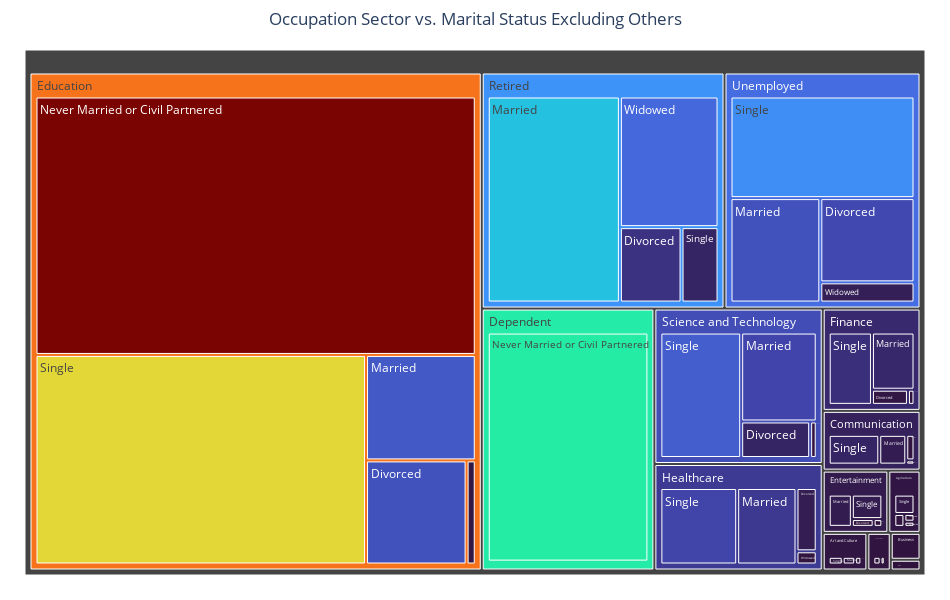

This figure's notebook cell:
### Markdown cell above
##### Occupation Sector by Marital Status Excluding 'Others'

### Code cell
# exclude 'Other' sector
df_filtered = df[df['Occupation Sector'] != 'Other']

# Calculating the count for each combination of Occupation Sector and Marital Status
count_df = df_filtered.groupby(['Occupation Sector', 'Marital Status']).size().reset_index(name='Count')

# treemap plot
fig = px.treemap(count_df, path=['Occupation Sector', 'Marital Status'], 
                 values='Count', title='Occupation Sector vs. Marital Status',
                 hover_data={'Count': True}, color='Count',
                 color_continuous_scale='turbo')

# Update layout
fig.update_layout(
    height=600,
    width=950,
    title_text="Occupation Sector vs. Marital Status Excluding Others",
    title_x=0.5,
    margin=dict(t=50, l=25, r=25, b=25),
    coloraxis_showscale=False
)

# Show the plot
fig.show()

# Saving the plot
plt.savefig('occupation_vs_marital_status.png')

### Figure 1 — Plotly figure (JSON) as saved in the notebook; plotly's stock layout.template omitted (floating-point values rounded to 4 significant figures)
{"data": [{"branchvalues": "total", "customdata": [[3], [4], [1], [6], [143], [5], [11], [24], [1], [70], [42], [121], [5], [8], [3], [23], [7], [158], [22], [49], [85], [3], [410], [112], [4], [143], [558], [1554], [15], [9], [5], [43], [946], [22], [63], [110], [42], [169], [7], [285], [2], [1], [1], [13], [2], [2], [5], [194], [4], [29], [10.52], [7.667], [3.6], [33.08], [551.2], [1192.0], [19.55], [51.96], [88.96], [2.5], [296.6], [131.1], [5.909], [202.7]], "domain": {"x": [0, 1], "y": [0, 1]}, "hovertemplate": "labels=%{label}<br>Count_sum=%{value}<br>parent=%{parent}<br>id=%{id}<br>Count=%{color}<extra></extra>", "ids": ["Agriculture/Divorced", "Art and Culture/Divorced", "Business/Divorced", "Communication/Divorced", "Education/Divorced", "Entertainment/Divorced", "Finance/Divorced", "Healthcare/Divorced", "Military/Divorced", "Retired/Divorced", "Science and Technology/Divorced", "Unemployed/Divorced", "Agriculture/Married", "Art and Culture/Married", "Business/Married", "Communication/Married", "Dependent/Married", "Education/Married", "Entertainment/Married", "Finance/Married", "Healthcare/Married", "Military/Married", "Retired/Married", "Science and Technology/Married", "Transportation/Married", "Unemployed/Married", "Dependent/Never Married or Civil Partnered", "Education/Never Married or Civil Partnered", "Agriculture/Single", "Art and Culture/Single", "Business/Single", "Communication/Single", "Education/Single", "Entertainment/Single", "Finance/Single", "Healthcare/Single", "Retired/Single", "Science and Technology/Single", "Transportation/Single", "Unemployed/Single", "Agriculture/Widowed", "Business/Widowed", "Communication/Widowed", "Education/Widowed", "Entertainment/Widowed", "Finance/Widowed", "Healthcare/Widowed", "Retired/Widowed", "Science and Technology/Widowed", "Unemployed/Widowed", "Agriculture", "Art and Culture", "Business", "Communication", "Dependent", "Education", "Entertainment", "Finance", "Healthcare", "Military", "Retired", "Science and Technology", "Transportation", "Unemployed"], "labels": ["Divorced", "Divorced", "Divorced", "Divorced", "Divorced", "Divorced", "Divorced", "Divorced", "Divorced", "Divorced", "Divorced", "Divorced", "Married", "Married", "Married", "Married", "Married", "Married", "Married", "Married", "Married", "Married", "Married", "Married", "Married", "Married", "Never Married or Civil Partnered", "Never Married or Civil Partnered", "Single", "Single", "Single", "Single", "Single", "Single", "Single", "Single", "Single", "Single", "Single", "Single", "Widowed", "Widowed", "Widowed", "Widowed", "Widowed", "Widowed", "Widowed", "Widowed", "Widowed", "Widowed", "Agriculture", "Art and Culture", "Business", "Communication", "Dependent", "Education", "Entertainment", "Finance", "Healthcare", "Military", "Retired", "Science and Technology", "Transportation", "Unemployed"], "marker": {"coloraxis": "coloraxis", "colors": [3, 4, 1, 6, 143, 5, 11, 24, 1, 70, 42, 121, 5, 8, 3, 23, 7, 158, 22, 49, 85, 3, 410, 112, 4, 143, 558, 1554, 15, 9, 5, 43, 946, 22, 63, 110, 42, 169, 7, 285, 2, 1, 1, 13, 2, 2, 5, 194, 4, 29, 10.52, 7.667, 3.6, 33.08, 551.2, 1192.0, 19.55, 51.96, 88.96, 2.5, 296.6, 131.1, 5.909, 202.7]}, "name": "", "parents": ["Agriculture", "Art and Culture", "Business", "Communication", "Education", "Entertainment", "Finance", "Healthcare", "Military", "Retired", "Science and Technology", "Unemployed", "Agriculture", "Art and Culture", "Business", "Communication", "Dependent", "Education", "Entertainment", "Finance", "Healthcare", "Military", "Retired", "Science and Technology", "Transportation", "Unemployed", "Dependent", "Education", "Agriculture", "Art and Culture", "Business", "Communication", "Education", "Entertainment", "Finance", "Healthcare", "Retired", "Science and Technology", "Transportation", "Unemployed", "Agriculture", "Business", "Communication", "Education", "Entertainment", "Finance", "Healthcare", "Retired", "Science and Technology", "Unemployed", "", "", "", "", "", "", "", "", "", "", "", "", "", ""], "type": "treemap", "values": [3, 4, 1, 6, 143, 5, 11, 24, 1, 70, 42, 121, 5, 8, 3, 23, 7, 158, 22, 49, 85, 3, 410, 112, 4, 143, 558, 1554, 15, 9, 5, 43, 946, 22, 63, 110, 42, 169, 7, 285, 2, 1, 1, 13, 2, 2, 5, 194, 4, 29, 25, 21, 10, 73, 565, 2814, 51, 125, 224, 4, 716, 327, 11, 578]}], "layout": {"coloraxis": {"colorbar": {"title": {"text": "Count"}}, "colorscale": [[0, "#30123b"], [0.07143, "#4145ab"], [0.1429, "#4675ed"], [0.2143, "#39a2fc"], [0.2857, "#1bcfd4"], [0.3571, "#24eca6"], [0.4286, "#61fc6c"], [0.5, "#a4fc3b"], [0.5714, "#d1e834"], [0.6429, "#f3c63a"], [0.7143, "#fe9b2d"], [0.7857, "#f36315"], [0.8571, "#d93806"], [0.9286, "#b11901"], [1, "#7a0402"]], "showscale": false}, "height": 600, "legend": {"tracegroupgap": 0}, "margin": {"b": 25, "l": 25, "r": 25, "t": 50}, "title": {"text": "Occupation Sector vs. Marital Status Excluding Others", "x": 0.5}, "width": 950}}
